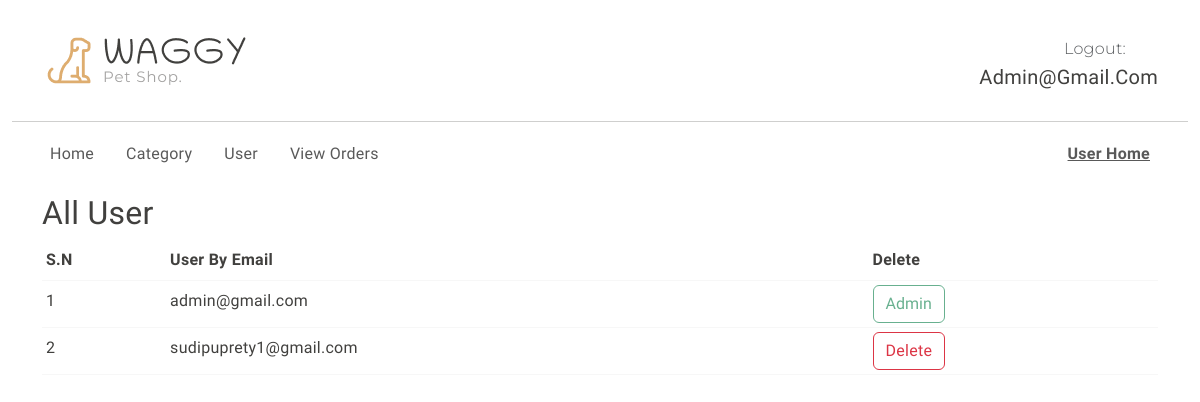
/view_user (signed in), run on an earlier commit of the app's database.
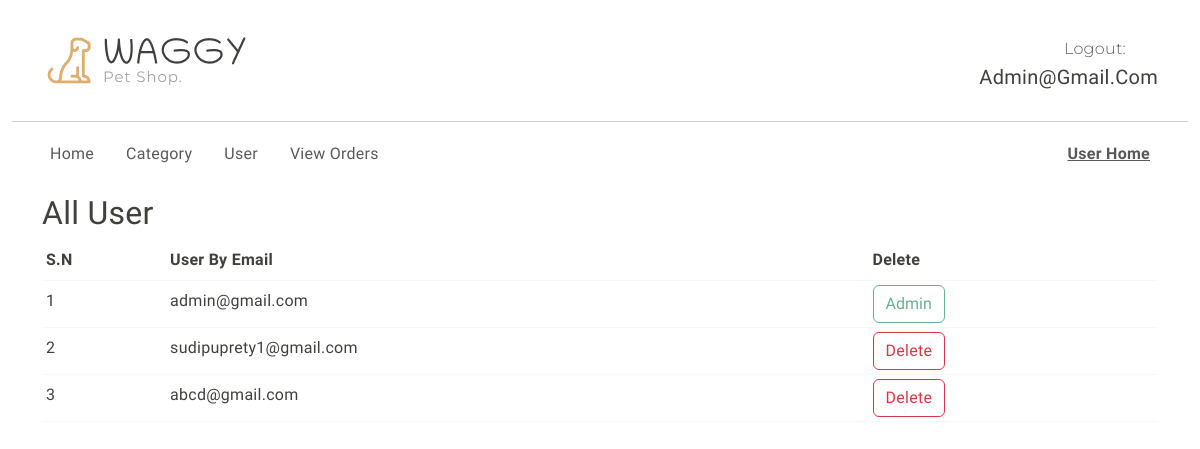
And on a later commit of the database.
### shop/user/models.py (models this page shows)
class User(db.Model, UserMixin):
    id = db.Column(db.Integer, primary_key = True)
    username = db.Column(db.String(50), nullable=False)
    email = db.Column(db.String(20), unique=True, nullable=False)
    password = db.Column(db.String(80), nullable=False)
    image_file = db.Column(db.String(20), nullable=False, default = 'default.jpg')
    role = db.Column(db.String(20), nullable=False, default='customer')
    likes = db.relationship('Like', backref='user', cascade='all, delete-orphan')
    cart_items = db.relationship('Cart', backref=db.backref('user', lazy=True), cascade='all, delete-orphan')
    user_orders = db.relationship('Order', back_populates='user', cascade='all, delete-orphan')
    def delete(self):
        for like in self.likes:
            db.session.delete(like)
        for order in self.user_orders:
            db.session.delete(order)
        for cart_item in self.cart_items:
            db.session.delete(cart_item)
        db.session.delete(self)
        db.session.commit()

### shop/admin/routes.py (the view)
@app.route('/view_user')
@login_required
@admin_required
def viewuser():
    all_users = User.query.all()
    return render_template('admin/view_user.html', all_users=all_users)

### shop/__init__.py (called while the page is built)
def admin_required(func):
    @wraps(func)
    def decorated_function(*args, **kwargs):
        if current_user.role != 'admin':
            flash('Access Denied: You are not authorized to access admin page.')
            return redirect(url_for('login'))
        return func(*args, **kwargs)
    return decorated_function

### shop/user/models.py (called while the page is built)
@login_manager.user_loader
def load_user(user_id):
    return User.query.get(int(user_id))

### shop/templates/admin/view_user.html (shortened to what this page needs)
{% extends 'base.html'%}
{% block body %}
{% include 'admin/navbar.html'%}
  <div class="container">
    <h2>All User</h2>
    <table class="table table-sm">
      <thead>
        <th>S.N</th>
        <th>User By Email</th>
        <th>Delete</th>
      </thead>
      <tbody>
      {% for user in all_users %}
        <tr>
          <td>{{loop.index}}</td>
          <td>{{user.email}}</td>
          {% if user.role == 'customer' %}
            <td><a href="/delete_user/{{ user.id }}" class="btn btn-outline-danger">Delete</a></td>
            {% else %}
            <td><button class="btn btn-outline-success" disabled>Admin</button></td>
        {% endif %}
        </tr>
        {% endfor %}
      </tbody>
    </table>
  </div>
{% endblock body %}

### shop/templates/admin/navbar.html (shortened to what this page needs)
{% block content %}
<header>
  <div class="container py-2">
    <div class="row py-4 pb-0 pb-sm-4 align-items-center">
      <div class="col-sm-4 col-lg-3 text-center text-sm-start">
        <div class="main-logo">
          <a href="{{url_for('admin_home')}}">
            <img src="static/images/logo.png" alt="logo" class="img-fluid">
          </a>
        </div>
      </div>
      <div class="col-sm-8 col-lg-9 d-flex justify-content-between justify-content-sm-end align-items-center">
        <div class="support-box text-end">
          <span class="fs-6 secondary-font text-muted">
            Logout:
          </span>
          <h5 class="mb-0">{{current_user.email}}</h5>
        </div>
      </div>
    </div>
  </div>
    <div class="container-fluid">
      <hr class="m-0">
    </div>
    <div class="container">
      <nav class="main-menu d-flex navbar navbar-expand-lg">
        <div class="offcanvas offcanvas-end" tabindex="-1" id="offcanvasNavbar" aria-labelledby="offcanvasNavbarLabel">
          <div class="offcanvas-body justify-content-between">
            <ul class="navbar-nav menu-list list-unstyled d-flex gap-md-3 mb-0">
              <li class="nav-item">
                <a href="{{url_for('admin_home')}}" class="nav-link">Home</a>
              </li>
              <li class="nav-item">
                <a href="{{url_for('viewcategory')}}" class="nav-link">Category</a>
              </li>
              <li class="nav-item">
                <a href="{{url_for('viewuser')}}" class="nav-link">User</a>
              </li>
              <li class="nav-item">
                <a class="nav-link" href="{{url_for('view_orders')}}">View Orders</a>
              </li>
            </ul>
            <ul class="navbar-nav menu-list list-unstyled d-flex gap-md-3 mb-0">
              <li class="nav-item">
                <a href="{{url_for('home')}}" class="nav-link"><b><u>User Home</u></b></a>
              </li>
            </ul>
          </div>
        </div>
      </nav>
    </div>
  </header>
  {% endblock content %}

What changed in the data, as far as the page shows it:
added User: email "abcd@gmail.com"
